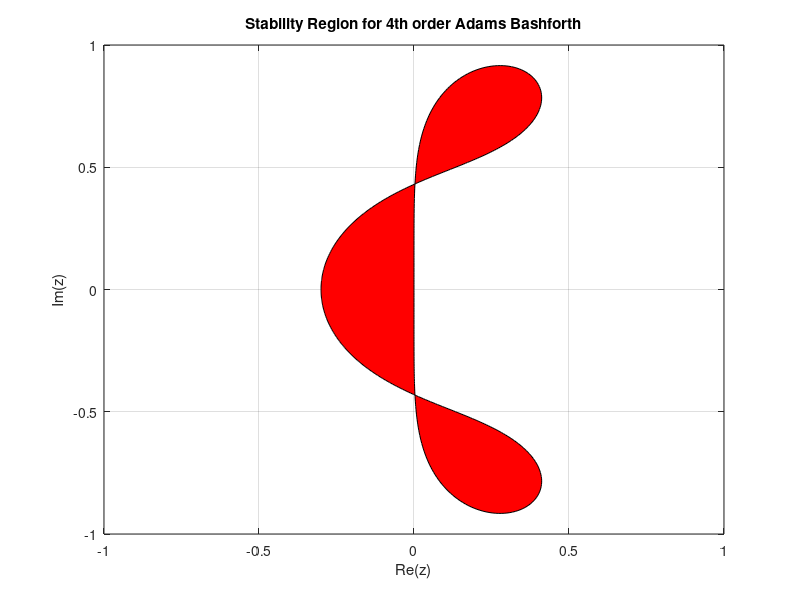
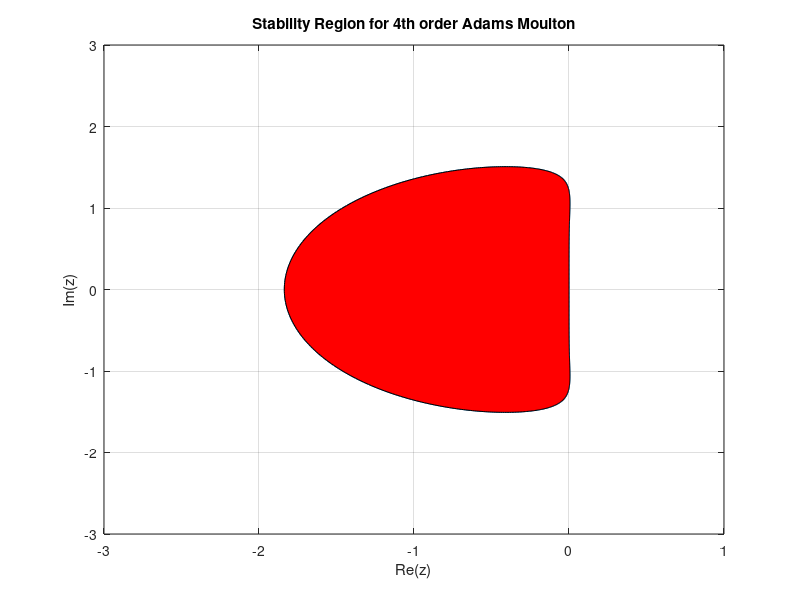
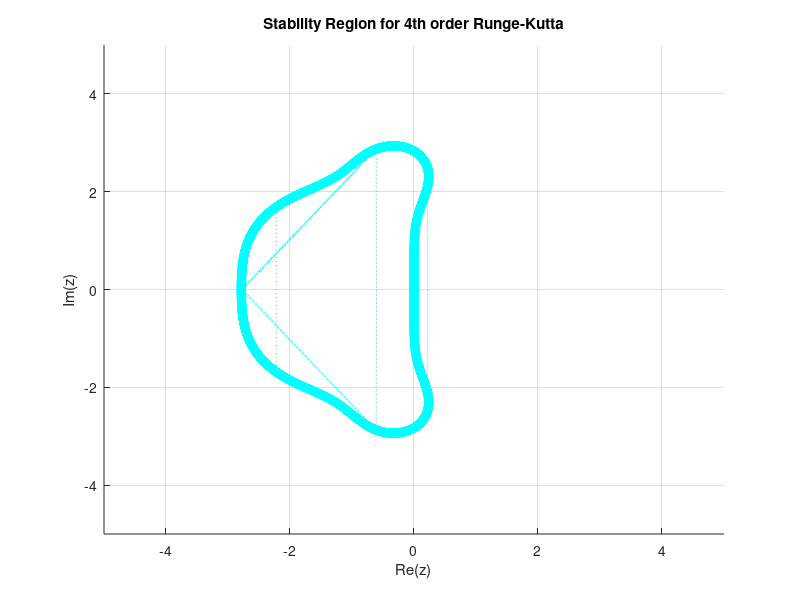
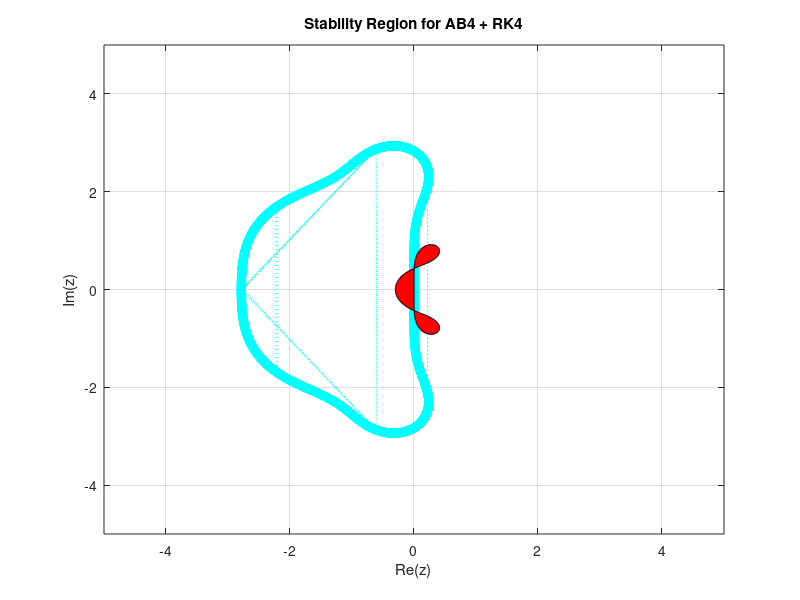

Write MATLAB code to recreate these figures, in order.
% Gurpal Singh
% 11/9/2017
% Math 567 HW4

% Problem 5

% Stability Region for AB4
rho_AB4 = @(zeta) zeta.^4 - zeta.^3;
sigma_AB4 = @(zeta)(-9/24) + (37/24)*zeta - (59/24)*zeta.^2 + (55/24)*zeta.^3;
z_AB4 = @(rho_AB4,sigma_AB4) rho_AB4./sigma_AB4;

theta = 0:.01:2*pi;
zeta = exp(i*theta);

rho_out = rho_AB4(zeta);
sigma_out = sigma_AB4(zeta);

z_out = z_AB4(rho_out,sigma_out);
ABz = z_out;

plot(z_out)
fill(real(z_out),imag(z_out),'r')
hold on
title('Stability Region for 4th order Adams Bashforth')
xlabel('Re(z)')
ylabel('Im(z)')
grid
axis([-1 1 -1 1])


% Stability Region for AM4
clear rho_out sigma_out z_out
rho_AM4 = @(zeta) zeta.^4 - zeta.^3;
sigma_AM4 = @(zeta) (1/720) * (-19 + 106*zeta - 264*zeta.^2 + 646*zeta.^3 + 251*zeta.^4);
z_AM4 = @(rho_AM4,sigma_AM4) rho_AM4./sigma_AM4;

rho_out = rho_AM4(zeta);
sigma_out = sigma_AM4(zeta);
z_out = z_AM4(rho_out,sigma_out);
AMz = z_out;
figure
plot(z_out)
hold on
fill(real(z_out),imag(z_out),'r')
title('Stability Region for 4th order Adams Moulton')
xlabel('Re(z)')
ylabel('Im(z)')
grid
axis([-3 1 -3 3])

% Showing RK4 Stability Region
figure
hold on
axis([-5 5 -5 5])
grid 

a = zeros(4,length(theta));

for k = 1:length(theta)
    c = [1./24 1./6 0.5 1 1-exp(i*theta(k))];
    a(:,k) = roots(c);
end

plot(a(1,:),'co:')
plot(a(2,:),'co:')
plot(a(3,:),'co:')
plot(a(4,:),'co:')
title('Stability Region for 4th order Runge-Kutta')
xlabel('Re(z)')
ylabel('Im(z)')
hold off

% Overlaying Plots to Compare
% AB4 + RK4

% RK4
figure
plot(a(1,:),'co:')
hold on
plot(a(2,:),'co:')
hold on
plot(a(3,:),'co:')
hold on
plot(a(4,:),'co:')
hold on


plot(ABz)
fill(real(ABz),imag(ABz),'r')
hold on
title('Stability Region for AB4 + RK4')
xlabel('Re(z)')
ylabel('Im(z)')
grid
axis([-5 5 -5 5])
hold off

% AM4 + RK4

% RK4
figure
plot(a(1,:),'co:')
hold on
plot(a(2,:),'co:')
hold on
plot(a(3,:),'co:')
hold on
plot(a(4,:),'co:')
hold on

plot(z_out)
hold on
fill(real(z_out),imag(z_out),'r')
title('Stability Region for AM4 + RK4')
xlabel('Re(z)')
ylabel('Im(z)')
grid
axis([-5 5 -5 5])
hold off
